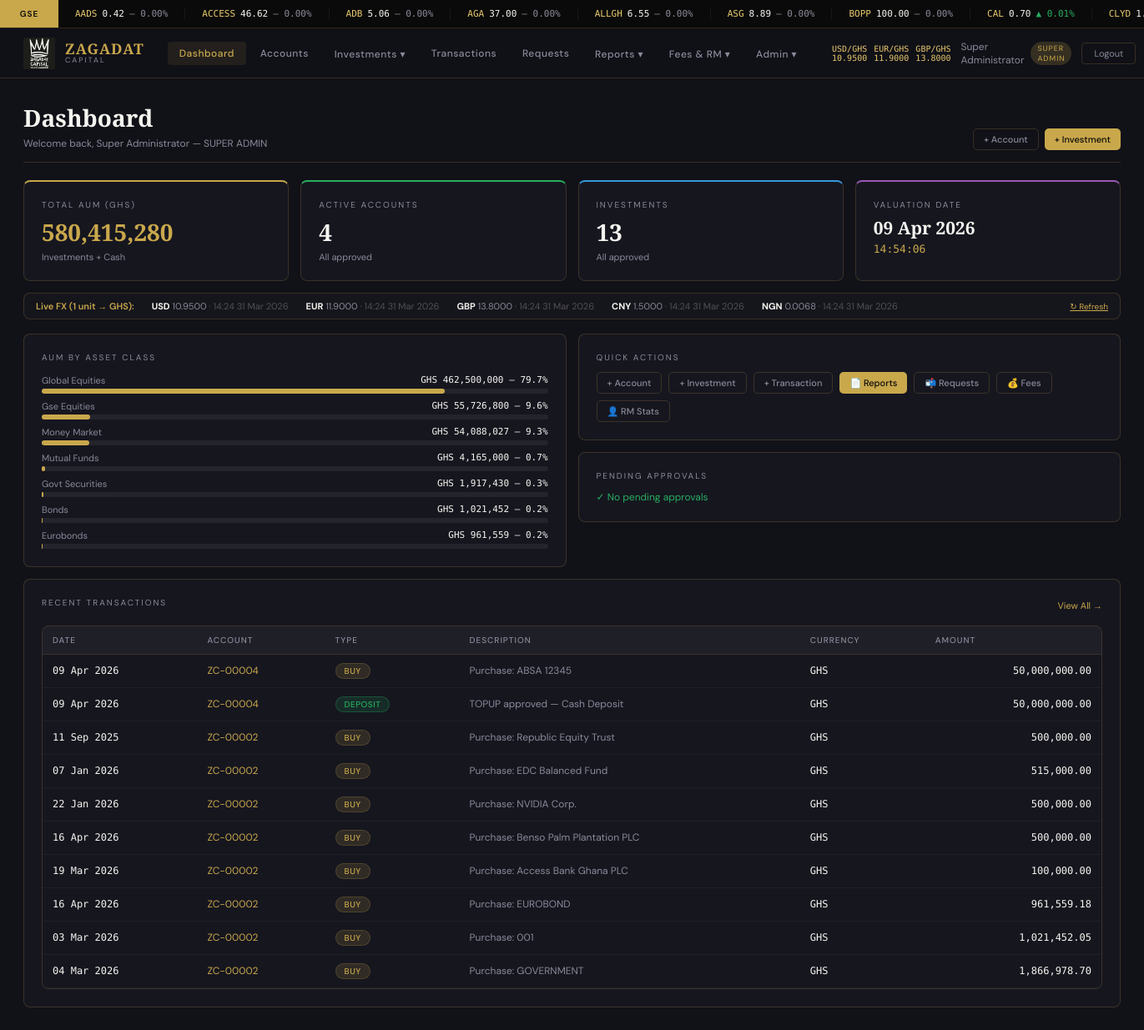
/admin/ (signed in), run on the app's committed database.
### models.py (models this page shows, shortened)
class AdminUser(UserMixin, db.Model):
    __tablename__ = 'admin_users'
    id            = db.Column(db.Integer, primary_key=True)
    staff_id      = db.Column(db.String(20), unique=True, nullable=False)
    full_name     = db.Column(db.String(120), nullable=False)
    email         = db.Column(db.String(120), unique=True, nullable=False)
    password_hash = db.Column(db.String(256), nullable=False)
    role          = db.Column(db.String(40), nullable=False, default='REPORT_VIEWER')
    is_active     = db.Column(db.Boolean, default=True)
    created_at    = db.Column(db.DateTime, default=datetime.utcnow)
    created_by    = db.Column(db.Integer, nullable=True)
    last_login    = db.Column(db.DateTime, nullable=True)
    is_rm         = db.Column(db.Boolean, default=False)
    rm_commission_rate = db.Column(db.Float, default=1.0)
    def has_permission(self, p):
        return ADMIN_ROLES.get(self.role, {}).get('level', 0) >= PERMISSION_MAP.get(p, 100)
    @property
    def is_super_admin(self): return self.role == 'SUPER_ADMIN'

class FXRate(db.Model):
    __tablename__ = 'fx_rates'
    id = db.Column(db.Integer, primary_key=True)
    base = db.Column(db.String(5), nullable=False)
    quote = db.Column(db.String(5), nullable=False)
    rate = db.Column(db.Float, nullable=False)
    updated_at = db.Column(db.DateTime, default=datetime.utcnow)

class Transaction(db.Model):
    __tablename__ = 'transactions'
    id             = db.Column(db.Integer, primary_key=True)
    account_number = db.Column(db.String(20), db.ForeignKey('client_accounts.account_number'), nullable=False)
    txn_date       = db.Column(db.Date, nullable=False)
    txn_type       = db.Column(db.String(40), nullable=False)
    description    = db.Column(db.String(255), nullable=True)
    amount         = db.Column(db.Float, nullable=False)     # amount in original currency
    amount_ghs     = db.Column(db.Float, nullable=True)      # GHS equivalent (auto-computed on approval)
    fx_rate_used   = db.Column(db.Float, nullable=True)      # FX rate applied at time of entry
    currency       = db.Column(db.String(10), default='GHS')
    reference      = db.Column(db.String(80), nullable=True)
    status         = db.Column(db.String(20), default='PENDING')  # PENDING â†’ APPROVED | REJECTED
    approved_by    = db.Column(db.Integer, nullable=True)
    approved_at    = db.Column(db.DateTime, nullable=True)
    rejection_note = db.Column(db.String(255), nullable=True)
    created_by     = db.Column(db.Integer, nullable=True)
    created_at     = db.Column(db.DateTime, default=datetime.utcnow)
    investment_id  = db.Column(db.Integer, db.ForeignKey('investments.id'), nullable=True)

### routes/admin.py (the view)
@admin_bp.route('/')
@admin_required
def dashboard():
    from models import ClientRequest
    total_accounts      = ClientAccount.query.filter_by(status='APPROVED').count()
    pending_accounts    = ClientAccount.query.filter_by(status='PENDING').count()
    total_investments   = Investment.query.filter_by(status='APPROVED').count()
    pending_investments = Investment.query.filter_by(status='PENDING').count()
    pending_transactions= Transaction.query.filter_by(status='PENDING').count()
    pending_requests    = ClientRequest.query.filter_by(status='PENDING').count()
    investments = Investment.query.filter_by(status='APPROVED').all()
    aum = sum(i.computed_mkt_value for i in investments)
    total_cash = sum(acc.cash_balance for acc in ClientAccount.query.filter_by(status='APPROVED').all())
    total_aum  = aum + total_cash
    recent_txns = Transaction.query.order_by(Transaction.created_at.desc()).limit(10).all()
    by_class = {}
    for inv in investments:
        lbl = inv.asset_class.replace('_', ' ').title()
        by_class[lbl] = by_class.get(lbl, 0) + inv.computed_mkt_value
    from utils.market_data import get_all_fx
    fx = get_all_fx()
    return render_template('admin/dashboard.html',
        total_accounts=total_accounts, pending_accounts=pending_accounts,
        total_investments=total_investments, pending_investments=pending_investments,
        pending_transactions=pending_transactions, pending_requests=pending_requests,
        aum=aum, total_cash=total_cash, total_aum=total_aum,
        recent_txns=recent_txns, now=date.today(), by_class=by_class, fx=fx)

### models.py (called while the page is built)
@login_manager.user_loader
def load_user(user_id):
    uid = str(user_id)
    if uid.startswith('admin_'):
        return AdminUser.query.get(int(uid.split('_')[1]))
    return ClientUser.query.get(int(uid))

    @property
    def cash_balance(self):
        total = 0.0
        for t in self.transactions:
            if t.status == 'APPROVED':
                ghs_amt = t.amount_ghs if t.amount_ghs is not None else t.amount
                if t.txn_type in ('DEPOSIT','TRANSFER_IN','DIVIDEND','COUPON','SELL'):
                    total += ghs_amt
                else:
                    total -= ghs_amt
        return max(0.0, total)  # Cash cannot go below 0

### routes/admin.py (called while the page is built)
def admin_required(f):
    from functools import wraps
    @wraps(f)
    def decorated(*args, **kwargs):
        if not current_user.is_authenticated or session.get('user_type') != 'admin':
            return redirect(url_for('auth.login'))
        return f(*args, **kwargs)
    return decorated

### utils/market_data.py (called while the page is built)
def get_all_fx():
    rates = {}
    for r in FXRate.query.all():
        rates[r.base] = {
            'rate': r.rate,
            'updated': r.updated_at.strftime('%H:%M %d %b %Y') if r.updated_at else ''
        }
    rates['GHS'] = {'rate': 1.0, 'updated': datetime.utcnow().strftime('%H:%M %d %b %Y')}
    return rates

### templates/admin/dashboard.html (shortened to what this page needs)
{% extends 'base.html' %}
{% block content %}
<div class="page-content">
  <div class="page-header">
    <div>
      <h1>Dashboard</h1>
      <p>Welcome back, {{ current_user.full_name }} &mdash; {{ current_user.role.replace('_',' ') }}</p>
    </div>
    <div class="flex gap-1">
      <a href="{{ url_for('admin.new_account') }}" class="btn btn-secondary btn-sm">+ Account</a>
      <a href="{{ url_for('admin.new_investment') }}" class="btn btn-primary btn-sm">+ Investment</a>
    </div>
  </div>
  <div class="grid grid-4 mb-2">
    <div class="card" style="border-top:2px solid var(--gold);">
      <div class="card-title">Total AUM (GHS)</div>
      <div class="stat-value gold-value">{{ "{:,.0f}".format(total_aum) }}</div>
      <div class="stat-sub">Investments + Cash</div>
    </div>
    <div class="card" style="border-top:2px solid #27AE60;">
      <div class="card-title">Active Accounts</div>
      <div class="stat-value">{{ total_accounts }}</div>
      <div class="stat-sub">
        {% if pending_accounts %}<a href="{{ url_for('admin.accounts') }}?status=PENDING" style="color:var(--gold);text-decoration:none;">{{ pending_accounts }} pending approval</a>
        {% else %}All approved{% endif %}
      </div>
    </div>
    <div class="card" style="border-top:2px solid #3498DB;">
      <div class="card-title">Investments</div>
      <div class="stat-value">{{ total_investments }}</div>
      <div class="stat-sub">
        {% if pending_investments %}<a href="{{ url_for('admin.investments') }}?status=PENDING" style="color:var(--gold);text-decoration:none;">{{ pending_investments }} pending approval</a>
        {% else %}All approved{% endif %}
      </div>
    </div>
    <div class="card" style="border-top:2px solid #9B59B6;">
      <div class="card-title">Valuation Date</div>
      <div class="stat-value" style="font-size:1.5rem;" id="live-date">{{ now.strftime('%d %b %Y') }}</div>
      <div class="stat-sub" id="live-time" style="color:var(--gold);font-family:var(--font-mono);font-size:13px;"></div>
    </div>
  </div>
  {% if fx %}
  <div style="background:rgba(255,255,255,0.02);border:1px solid var(--border);border-radius:8px;padding:8px 14px;margin-bottom:1.2rem;font-size:11px;color:var(--grey);display:flex;gap:1.5rem;flex-wrap:wrap;align-items:center;">
    <span style="color:var(--gold);font-weight:600;">Live FX (1 unit → GHS):</span>
    {% for ccy, info in fx.items() %}{% if ccy != 'GHS' %}
    <span><strong style="color:var(--white);">{{ ccy }}</strong> {{ "{:,.4f}".format(info.rate) }}
    <span style="color:rgba(255,255,255,0.25);">· {{ info.updated }}</span></span>
    {% endif %}{% endfor %}
    <a href="{{ url_for('admin.refresh_market_data') }}" style="margin-left:auto;color:var(--gold);font-size:10px;">↻ Refresh</a>
  </div>
  {% endif %}
  <div class="grid grid-2 mb-2">
    <div class="card">
      <div class="card-title" style="margin-bottom:1rem;">AUM by Asset Class</div>
      {% if by_class %}
      {% set total_aum = namespace(v=0) %}
      {% for cls, val in by_class.items() %}{% set total_aum.v = total_aum.v + val %}{% endfor %}
      <div style="display:flex;flex-direction:column;gap:8px;">
        {% for cls, val in by_class.items()|sort(attribute='1', reverse=true) %}
        {% set pct = (val / total_aum.v * 100) if total_aum.v else 0 %}
        <div>
          <div style="display:flex;justify-content:space-between;font-size:11px;margin-bottom:3px;">
            <span style="color:var(--grey);">{{ cls }}</span>
            <span class="mono" style="color:var(--white);">GHS {{ "{:,.0f}".format(val) }} &mdash; {{ "{:.1f}".format(pct) }}%</span>
          </div>
          <div style="background:rgba(255,255,255,0.06);border-radius:3px;height:6px;">
            <div style="background:var(--gold);width:{{ pct }}%;height:100%;border-radius:3px;transition:width 0.6s ease;"></div>
          </div>
        </div>
        {% endfor %}
      </div>
      {% else %}
      <p style="color:var(--grey);font-size:12px;">No investments recorded yet.</p>
      {% endif %}
    </div>
    <div style="display:flex;flex-direction:column;gap:1rem;">
      <div class="card">
        <div class="card-title" style="margin-bottom:0.8rem;">Quick Actions</div>
        <div style="display:flex;flex-wrap:wrap;gap:8px;">
          <a href="{{ url_for('admin.new_account') }}" class="btn btn-secondary btn-sm">+ Account</a>
          <a href="{{ url_for('admin.new_investment') }}" class="btn btn-secondary btn-sm">+ Investment</a>
          <a href="{{ url_for('admin.new_transaction') }}" class="btn btn-secondary btn-sm">+ Transaction</a>
          <a href="{{ url_for('reports.menu') }}" class="btn btn-primary btn-sm">📄 Reports</a>
          <a href="{{ url_for('admin.client_requests') }}?status=PENDING" class="btn btn-secondary btn-sm">📬 Requests</a>
          <a href="{{ url_for('admin.fees') }}" class="btn btn-secondary btn-sm">💰 Fees</a>
          <a href="{{ url_for('admin.relationship_managers') }}" class="btn btn-secondary btn-sm">👤 RM Stats</a>
        </div>
      </div>
      <div class="card">
        <div class="card-title" style="margin-bottom:0.8rem;">Pending Approvals</div>
        {% if pending_accounts or pending_investments or pending_transactions or pending_requests %}
        <div style="display:flex;flex-direction:column;gap:8px;">
          {% if pending_accounts %}
          <a href="{{ url_for('admin.accounts') }}?status=PENDING" style="text-decoration:none;display:flex;align-items:center;gap:8px;">
            <span class="badge badge-pending">{{ pending_accounts }}</span>
            <span style="font-size:12px;">Accounts awaiting approval</span>
          </a>
          {% endif %}
          {% if pending_investments %}
          <a href="{{ url_for('admin.investments') }}?status=PENDING" style="text-decoration:none;display:flex;align-items:center;gap:8px;">
            <span class="badge badge-pending">{{ pending_investments }}</span>
            <span style="font-size:12px;">Investments awaiting approval</span>
          </a>
          {% endif %}
          {% if pending_transactions %}
          <a href="{{ url_for('admin.transactions') }}?status=PENDING" style="text-decoration:none;display:flex;align-items:center;gap:8px;">
            <span class="badge badge-pending">{{ pending_transactions }}</span>
            <span style="font-size:12px;">Transactions awaiting approval</span>
          </a>
          {% endif %}
          {% if pending_requests %}
          <a href="{{ url_for('admin.client_requests') }}?status=PENDING" style="text-decoration:none;display:flex;align-items:center;gap:8px;">
            <span class="badge" style="background:rgba(230,126,34,0.2);color:#E67E22;">{{ pending_requests }}</span>
            <span style="font-size:12px;">Client requests awaiting action</span>
          </a>
          {% endif %}
        </div>
        {% else %}
        <p style="color:var(--green);font-size:12px;">✓ No pending approvals</p>
        {% endif %}
      </div>
    </div>
  </div>
  <div class="card">
    <div style="display:flex;justify-content:space-between;align-items:center;margin-bottom:1rem;">
      <div class="card-title">Recent Transactions</div>
      <a href="{{ url_for('admin.transactions') }}" style="font-size:11px;color:var(--gold);text-decoration:none;">View All →</a>
    </div>
    <div class="table-wrap">
      <table class="data-table">
        <thead>
          <tr><th>Date</th><th>Account</th><th>Type</th><th>Description</th><th>Currency</th><th class="text-right">Amount</th></tr>
        </thead>
        <tbody>
          {% for t in recent_txns %}
          <tr>
            <td class="mono">{{ t.txn_date.strftime('%d %b %Y') }}</td>
            <td>
              <a href="{{ url_for('admin.view_account', acc_id=t.account.id) }}"
                 style="color:var(--gold);text-decoration:none;">{{ t.account_number }}</a>
            </td>
            <td><span class="badge badge-{{ 'approved' if t.txn_type in ['DEPOSIT','TRANSFER_IN'] else 'pending' }}">{{ t.txn_type }}</span></td>
            <td style="color:var(--grey);">{{ t.description or '&mdash;' }}</td>
            <td class="mono">{{ t.currency }}</td>
            <td class="num {{ 'text-green' if t.txn_type in ['DEPOSIT','TRANSFER_IN','DIVIDEND'] else 'text-red' }}">
              {{ "{:,.2f}".format(t.amount) }}
            </td>
          </tr>
          {% else %}
          <tr><td colspan="6" style="text-align:center;color:var(--grey);padding:2rem;">No transactions yet.</td></tr>
          {% endfor %}
        </tbody>
      </table>
    </div>
  </div>
</div>
{% endblock %}

### templates/base.html (shortened to what this page needs)
<!DOCTYPE html>
<html lang="en">
<head>
</head>
<body>
{% if current_user.is_authenticated %}
<div id="ticker-bar">
  <div class="ticker-label" id="ticker-exchange-label">GSE</div>
  <div class="ticker-track">
    <div class="ticker-inner" id="ticker-inner">
    </div>
  </div>
</div>
<nav class="topnav">
  <a href="{% if session.get('user_type') == 'admin' %}{{ url_for('admin.dashboard') }}{% else %}{{ url_for('user.dashboard') }}{% endif %}" class="nav-brand">
    <img src="{{ url_for('static', filename='img/logo.png') }}" alt="Zagadat">
    <div class="brand-text">
      <span class="brand-name">ZAGADAT</span>
      <span class="brand-sub">Capital</span>
    </div>
  </a>
  {% if session.get('user_type') == 'admin' %}
  <div class="nav-links">
    <a href="{{ url_for('admin.dashboard') }}" {% if request.endpoint == 'admin.dashboard' %}class="active"{% endif %}>Dashboard</a>
    <a href="{{ url_for('admin.accounts') }}" {% if 'account' in request.endpoint %}class="active"{% endif %}>Accounts</a>
    <div class="dropdown">
      <a href="{{ url_for('admin.investments') }}">Investments ▾</a>
    </div>
    <a href="{{ url_for('admin.transactions') }}">Transactions</a>
    <a href="{{ url_for('admin.client_requests') }}">Requests</a>
    <div class="dropdown">
      <a href="{{ url_for('reports.menu') }}">Reports ▾</a>
    </div>
    {% if current_user.has_permission('approve_account') %}
    <div class="dropdown">
      <a href="{{ url_for('admin.fees') }}">Fees & RM ▾</a>
    </div>
    {% endif %}
    {% if current_user.has_permission('manage_all') %}
    <div class="dropdown">
      <a href="{{ url_for('admin.admin_users') }}">Admin ▾</a>
    </div>
    {% endif %}
  </div>
  <div class="nav-right">
    <div class="fx-pill" id="fx-display">
      <span>USD/GHS <span id="fx-usd">—</span></span>
      <span>EUR/GHS <span id="fx-eur">—</span></span>
      <span>GBP/GHS <span id="fx-gbp">—</span></span>
    </div>
    <div class="nav-user">
      <span>{{ current_user.full_name }}</span>
      <span class="role-badge">{{ current_user.role.replace('_',' ') }}</span>
    </div>
    <a href="{{ url_for('auth.logout') }}" class="btn-logout">Logout</a>
  </div>
  {% endif %}
</nav>
{% endif %}
{% block content %}{% endblock %}
</body>
</html>

### data on the page
AdminUser: full_name "Super Administrator", role.replace "SUPER ADMIN"
FXRate: base "USD", rate "10.9500", updated "14:24 31 Mar 2026"
FXRate: base "EUR", rate "11.9000", updated "14:24 31 Mar 2026"
FXRate: base "GBP", rate "13.8000", updated "14:24 31 Mar 2026"
FXRate: base "CNY", rate "1.5000", updated "14:24 31 Mar 2026"
FXRate: base "NGN", rate "0.0068", updated "14:24 31 Mar 2026"
Transaction: txn_date "09 Apr 2026", account_number "ZC-00004", txn_type "BUY", description "Purchase: ABSA 12345", currency "GHS", amount "50,000,000.00"
Transaction: txn_date "09 Apr 2026", account_number "ZC-00004", txn_type "DEPOSIT", description "TOPUP approved — Cash Deposit", currency "GHS", amount "50,000,000.00"
Transaction: txn_date "11 Sep 2025", account_number "ZC-00002", txn_type "BUY", description "Purchase: Republic Equity Trust", currency "GHS", amount "500,000.00"
Transaction: txn_date "07 Jan 2026", account_number "ZC-00002", txn_type "BUY", description "Purchase: EDC Balanced Fund", currency "GHS", amount "515,000.00"
Transaction: txn_date "22 Jan 2026", account_number "ZC-00002", txn_type "BUY", description "Purchase: NVIDIA Corp.", currency "GHS", amount "500,000.00"
Transaction: txn_date "16 Apr 2026", account_number "ZC-00002", txn_type "BUY", description "Purchase: Benso Palm Plantation PLC", currency "GHS", amount "500,000.00"
Transaction: txn_date "19 Mar 2026", account_number "ZC-00002", txn_type "BUY", description "Purchase: Access Bank Ghana PLC", currency "GHS", amount "100,000.00"
Transaction: txn_date "16 Apr 2026", account_number "ZC-00002", txn_type "BUY", description "Purchase: EUROBOND", currency "GHS", amount "961,559.18"
Transaction: txn_date "03 Mar 2026", account_number "ZC-00002", txn_type "BUY", description "Purchase: 001", currency "GHS", amount "1,021,452.05"
Transaction: txn_date "04 Mar 2026", account_number "ZC-00002", txn_type "BUY", description "Purchase: GOVERNMENT", currency "GHS", amount "1,866,978.70"

### other printed values
{{ "{:,.0f}".format(total_aum) }} "580,415,280"
{{ total_accounts }} "4"
{{ total_investments }} "13"
{{ cls }} "Global Equities" "Gse Equities" "Money Market" "Mutual Funds" "Govt Securities" "Bonds" "Eurobonds"
{{ "{:,.0f}".format(val) }} "462,500,000" "55,726,800" "54,088,027" "4,165,000" "1,917,430" "1,021,452" "961,559"
{{ "{:.1f}".format(pct) }} "79.7" "9.6" "9.3" "0.7" "0.3" "0.2" "0.2"
